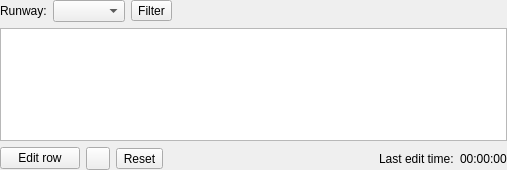
<?xml version="1.0" encoding="UTF-8"?>
<ui version="4.0">
 <class>MeteoRunwayWidget</class>
 <widget class="QWidget" name="MeteoRunwayWidget">
  <property name="geometry">
   <rect>
    <x>0</x>
    <y>0</y>
    <width>507</width>
    <height>170</height>
   </rect>
  </property>
  <property name="windowTitle">
   <string>Form</string>
  </property>
  <layout class="QVBoxLayout" name="verticalLayout">
   <property name="margin">
    <number>0</number>
   </property>
   <item>
    <widget class="QWidget" name="widgetTop" native="true">
     <layout class="QHBoxLayout" name="horizontalLayout_2">
      <property name="margin">
       <number>0</number>
      </property>
      <item>
       <widget class="QLabel" name="label_2">
        <property name="text">
         <string>Runway:</string>
        </property>
       </widget>
      </item>
      <item>
       <widget class="QComboBox" name="comboBoxRunways"/>
      </item>
      <item>
       <widget class="QToolButton" name="toolButtonFilter">
        <property name="text">
         <string>Filter</string>
        </property>
       </widget>
      </item>
      <item>
       <spacer name="horizontalSpacer_2">
        <property name="orientation">
         <enum>Qt::Horizontal</enum>
        </property>
        <property name="sizeHint" stdset="0">
         <size>
          <width>391</width>
          <height>20</height>
         </size>
        </property>
       </spacer>
      </item>
     </layout>
    </widget>
   </item>
   <item>
    <widget class="QTableView" name="tableView">
     <property name="minimumSize">
      <size>
       <width>0</width>
       <height>10</height>
      </size>
     </property>
     <property name="editTriggers">
      <set>QAbstractItemView::NoEditTriggers</set>
     </property>
     <attribute name="horizontalHeaderVisible">
      <bool>true</bool>
     </attribute>
     <attribute name="verticalHeaderVisible">
      <bool>false</bool>
     </attribute>
    </widget>
   </item>
   <item>
    <widget class="QWidget" name="widgetBottom" native="true">
     <layout class="QHBoxLayout" name="horizontalLayout">
      <property name="margin">
       <number>0</number>
      </property>
      <item>
       <widget class="QPushButton" name="editRow">
        <property name="text">
         <string>Edit row</string>
        </property>
       </widget>
      </item>
      <item>
       <widget class="QToolButton" name="toolButtonApply">
        <property name="text">
         <string/>
        </property>
        <property name="icon">
         <iconset resource="../../../../share/resource.qrc">
          <normaloff>:/Images/OkIcon</normaloff>:/Images/OkIcon</iconset>
        </property>
       </widget>
      </item>
      <item>
       <widget class="QToolButton" name="toolButtonReset">
        <property name="text">
         <string>Reset</string>
        </property>
       </widget>
      </item>
      <item>
       <spacer name="horizontalSpacer">
        <property name="orientation">
         <enum>Qt::Horizontal</enum>
        </property>
        <property name="sizeHint" stdset="0">
         <size>
          <width>355</width>
          <height>20</height>
         </size>
        </property>
       </spacer>
      </item>
      <item>
       <widget class="QLabel" name="label">
        <property name="text">
         <string>Last edit time:</string>
        </property>
       </widget>
      </item>
      <item>
       <widget class="QLabel" name="labelEditTime">
        <property name="text">
         <string>00:00:00</string>
        </property>
       </widget>
      </item>
     </layout>
    </widget>
   </item>
  </layout>
 </widget>
 <tabstops>
  <tabstop>tableView</tabstop>
  <tabstop>comboBoxRunways</tabstop>
  <tabstop>toolButtonFilter</tabstop>
  <tabstop>toolButtonApply</tabstop>
  <tabstop>toolButtonReset</tabstop>
 </tabstops>
 <resources>
  <include location="../../../../share/resource.qrc"/>
 </resources>
 <connections/>
</ui>
